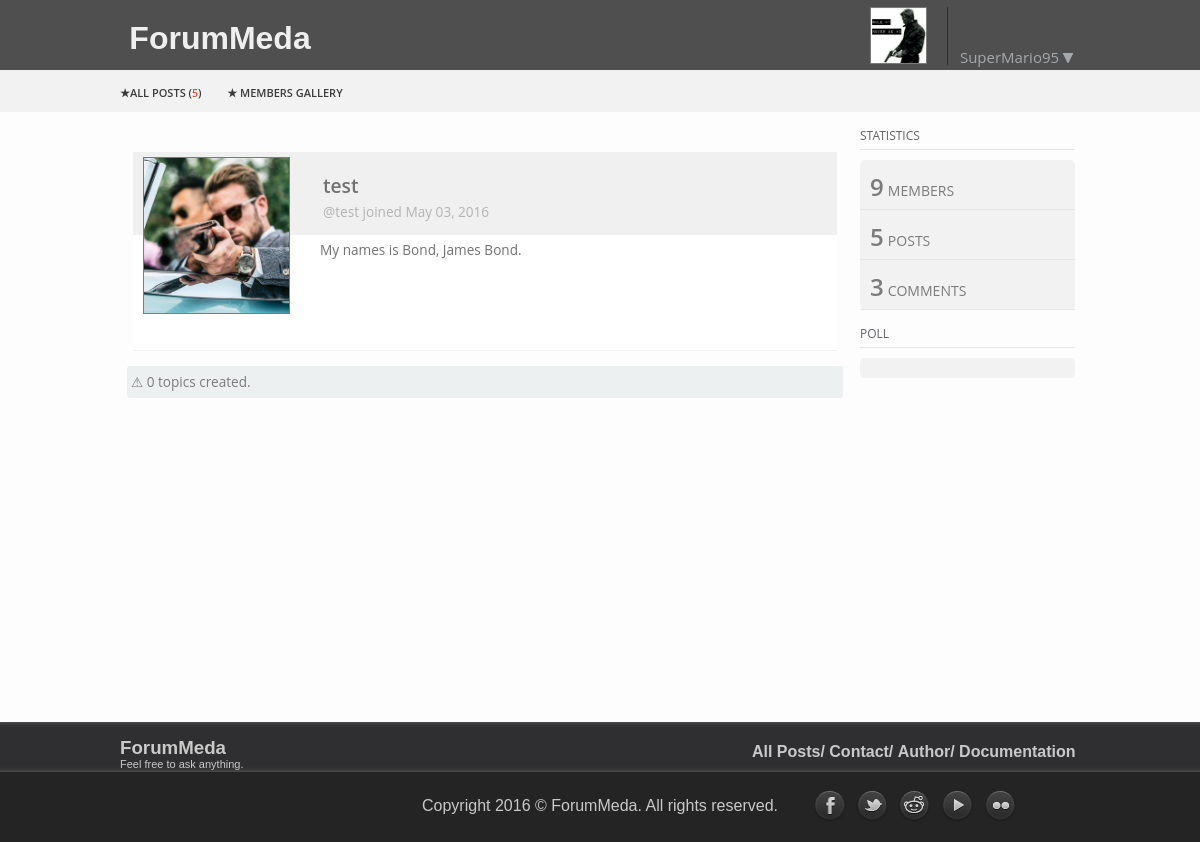
Screenshot of /gui/index.php?page=4&usernamem=test (signed in) with the database file from the repository.
### tables this page shows
CREATE TABLE `users` (
  `id_users` int(11) NOT NULL,
  `username` varchar(20) NOT NULL,
  `password` varchar(55) NOT NULL,
  `email` varchar(55) NOT NULL,
  `gender` varchar(30) NOT NULL,
  `image` varchar(200) NOT NULL,
  `description` varchar(500) NOT NULL,
  `time` timestamp NOT NULL DEFAULT CURRENT_TIMESTAMP,
  `user_mod` int(1) NOT NULL DEFAULT '2',
  `active` int(1) NOT NULL DEFAULT '0'
);

CREATE TABLE `menu` (
  `id_menu` int(11) NOT NULL,
  `menu_place` int(2) NOT NULL,
  `name` varchar(55) NOT NULL,
  `link` varchar(350) NOT NULL,
  `parent` varchar(20) NOT NULL
);

### gui/user.php (the view, shortened to what this page needs)
<?php
	if(isset($_REQUEST['usernamem'])){
		echo ("
			<div id='sadrzaj_members'>
				<div id='sadrzaj_membersin'>
					<div id='sadrzaj_members_avatar'>
					$maliavatar
					</div>
					<div id='sadrzaj_membersingore'>
					<p id='firstchildp'>".$_REQUEST['usernamem']."</p>
					<p id='secondchildp'>@".$_REQUEST['usernamem']." joined $time2</p>
					</div>
					<div id='sadrzaj_membersindole'>
						<div id='description2'>
							<p class='edit'>$descript</p>
						</div>
					</div>
				</div>
				<div id='sadrzaj_membersin2'>
					$broj_postova2
					$sadrzaj_postovi
				</div>
		</div>"
		);
	}
?>

### gui/footer.php (shortened to what this page needs)
<div id="footer">
    <div id="gore">
        <div id="gore2">
			<div id="dole3">
				<a href="index.php?page=0"><h3>ForumMeda</h3><br/><br/>
				<p>Feel free to ask anything.</p></a>
			</div>
			<div id="meni_footer">
				<ul>
			<?php
				$upit = "SELECT * FROM menu WHERE menu_place='2'";
					include("konekcija.php");
					$rezultat = mysql_query($upit, $konekcija);
					while($red = mysql_fetch_array($rezultat)){
						$name = $red['name'];
						$link = $red['link'];
						echo ("<li><a href='$link'>$name</a></li>&nbsp;");
					}
			?>
				</ul>
			</div>
        </div>
    </div>
    <div id="dole">
        <div id="dole2">
        <p>Copyright 2016 &copy; <a href="#">ForumMeda</a>. All rights reserved.</p>
        <div id="mreze">
            <a href="https://www.facebook.com/" target="_blank"><img src="images/socialn/facebook.png"/></a>
            <a href="https://twitter.com/" target="_blank"><img src="images/socialn/twitter.png"/></a>
            <a href="https://www.reddit.com/" target="_blank"><img src="images/socialn/reddit.png"/></a>
            <a href="https://www.youtube.com/" target="_blank"><img src="images/socialn/youtube.png"/></a>
            <a href="https://www.flickr.com/" target="_blank"><img src="images/socialn/flickr.png"/></a>
        </div>
        </div>
    </div>
</div>

### gui/css/style.css (style rules this page uses)
* { padding:0px; margin:0px; }
body { background-color:#fdfdfd; font-family: Open Sans, Arial, Helvetica, sans-serif; }
#footer { width:100%; height:120px; margin-top:60px; }
#gore { width:100%; height:50px; background-color: #2f2f31; color:#c9c9c9; font-family: Arial; -moz-box-shadow: inset 0 5px 5px -5px #696868, inset 0 -5px 5px -5px #696868; -webkit-box-shadow: inset 0 5px 5px -5px #696868, inset 0 -5px 5px -5px #696868; box-shadow: inset 0 5px 5px -5px #696868, inset 0 -5px 5px -5px #696868; }
#gore2 { width:960px; margin:0px auto; }
#gore2 h3 { margin-top: 15px; width:100px; float:left; height:20px; }
#gore2 p { width:140px; font-size:11px; height:15px; }
#meni_footer { float:right; margin-top:-30px; }
#meni_footer ul li { display:inline-block; }
#meni_footer ul li a { text-decoration:none; display:block; color:#c9c9c9; font-weight:bold; }
#dole2 a { text-decoration:none; color:#c9c9c9; }
#dole { width:100%; height:70px; background-color: #242424; font-family: Arial; }
#dole2 { width:960px; text-align:center; padding-top:25px; margin:0px auto; }
#dole2 p { color:#c9c9c9; }
#dole3 a { text-decoration:none; color:#c9c9c9; }
#mreze { float:right; margin-top: -25px; margin-right: 60px; height:40px; }
#mreze a { display: inline-block; overflow: hidden; height: 38px; }
#mreze img { width: 38px; height: 81px; position: relative; color: #fff; -webkit-transition: top .3s; -moz-transition: top .3s; -o-transition: top .3s; transition: top .3s; top: 0px; }
#sadrzaj_members { width:730px; height:230px; margin-top:20px; padding-top:20px; }
#sadrzaj_membersin { width:704px; height:165px; margin:0px auto; }
#sadrzaj_membersin2 { width: 712px; min-height: 20px; z-index: 10; margin: 0px auto; background: #ecf0f1; border-radius: 3px; margin-top: 49px; color: #7b7b7b; font-size: 0.85em; padding: 6px 0px 6px 4px; }
#sadrzaj_membersingore { width:704px; height:82.5px; background-color: #f0f0f0; z-index:111; }
#sadrzaj_membersindole { width:704px; height:115px; background-color:#fff; border-bottom:1px solid #f2f2f2; z-index:111; }
#sadrzaj_members_avatar { margin:5px 0px 0px 10px; width:145px; height:155px; float:left; z-index:999; border:1px solid #7b7b7b;; }
#sadrzaj_membersingore #secondchildp { font-size: 0.85em; color: #b3b3b3; display: block; margin-top: 3px; height: 17px; padding: 0px 0px 0px 190px; }
#sadrzaj_membersingore #firstchildp { color: #727272; font-size: 1.20em; font-weight: 600; padding: 20px 0px 0px 190px; }
#description2 { padding:5px 0px 5px 187px; }
.edit { color: #727272; font-size: 0.85em; }

### rows the page displays
users: time "May 03, 2016", description "My names is Bond, James Bond."
menu: name "All Posts/"
menu: name "Contact/"
menu: name "Author/"
menu: name "Documentation"

### other values shown
$_SESSION['username'] "SuperMario95"
$broj_postova "5"
$_REQUEST['usernamem'] "test"
$broj_usera "9"
$broj_komentara "3"
